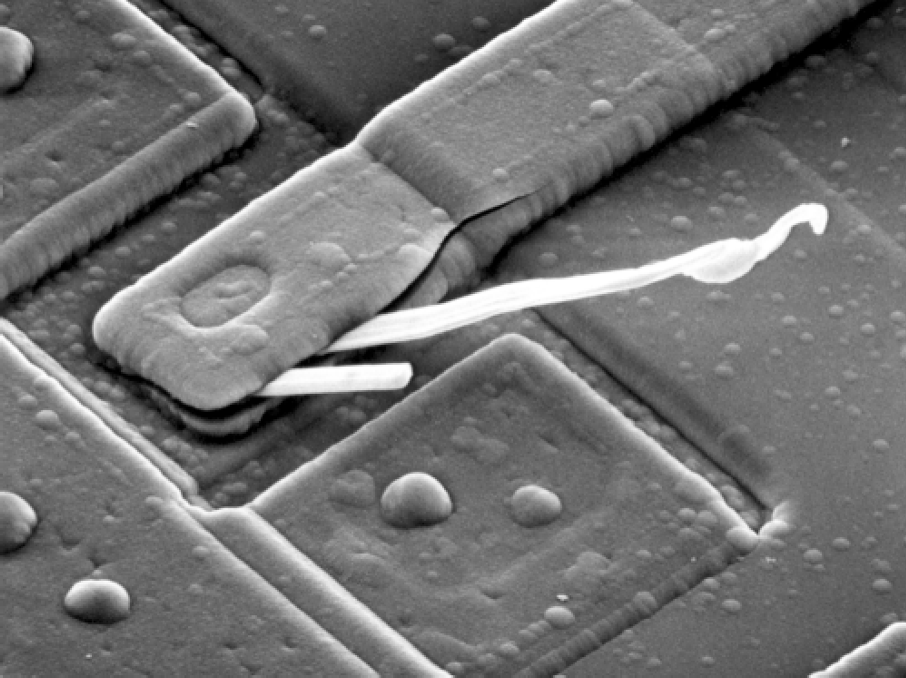
#> input picture homework/homework2/images/origin_images/Figure1.tif, 906 x 678 px, found by its file name
$ python p1a.py
#> lines starting #> are read from the running program, lines starting #| are printed output that depends on the picture
### homework/homework2/code/p1/p1_convolution.py
import numpy as np
import tqdm

def convolution(image: np, kernel: np):
    m, n = kernel.shape

    # zero padding for the image to make sure the output image has the same size as the input image
    image = np.pad(image, pad_width=1, mode='edge')
    w, h = image.shape

    output_w = w - m + 1
    output_h = h - n + 1

    output_image = np.zeros((output_w, output_h), dtype=float)

    for i in tqdm.tqdm(range(output_w)):
        for j in range(output_h):
            output_image[i, j] = np.sum(image[i:i + m, j:j + n] * kernel)

    if m < n:
        output_image = output_image[1:output_w - 1, :]
    elif m > n:
        output_image = output_image[:, 1:output_h - 1]

    return output_image

### homework/homework2/code/p1/p1_normalization.py
import numpy as np

# set the negative intensity to 0
# then normalize the image within [0, 255]

def normalization(origin_image: np.array) -> np.array:
    origin_image[origin_image < 0] = 0
    origin_image[origin_image > 255] = 255

    # normalized_image = origin_image
    maxn = np.max(np.max(origin_image))
    minn = np.min(np.min(origin_image))
    minn = 0.0
    normalized_image = (origin_image - minn) / (maxn - minn) * 255

    return normalized_image

### homework/homework2/code/p1/p1a.py
import numpy as np
import matplotlib.pyplot as plt

from p1_convolution import convolution
from p1_normalization import normalization

def show_res(origin_image, S_x_a, S_x_ab, S_y_b, S_y_ba, sharpened_x, sharpened_y):
    fig, axs = plt.subplots(2, 4)
    fig.subplots_adjust(hspace=0)

    axs[0, 0].imshow(origin_image, cmap='gray')
    axs[0, 0].set_title('origin image')
    axs[0, 0].axis('off')

    axs[0, 1].imshow(normalization(S_x_a), cmap='gray')
    axs[0, 1].set_title('S_x_a')
    axs[0, 1].axis('off')

    axs[0, 2].imshow(normalization(S_x_ab), cmap='gray')
    axs[0, 2].set_title('S_x_ab')
    axs[0, 2].axis('off')

    axs[0, 3].imshow(normalization(sharpened_x), cmap='gray')
    axs[0, 3].set_title('sharpened image')
    axs[0, 3].axis('off')

    axs[1, 0].imshow(origin_image, cmap='gray')
    axs[1, 0].set_title('origin image')
    axs[1, 0].axis('off')

    axs[1, 1].imshow(S_y_b, cmap='gray')
    axs[1, 1].set_title('S_y_b')
    axs[1, 1].axis('off')

    axs[1, 2].imshow(normalization(S_y_ba), cmap='gray')
    axs[1, 2].set_title('S_y_ba')
    axs[1, 2].axis('off')

    axs[1, 3].imshow(normalization(sharpened_y), cmap='gray')
    axs[1, 3].set_title('sharpened image')
    axs[1, 3].axis('off')

    plt.savefig('images/p1/p1a.png', dpi=300, bbox_inches='tight')

    gradient = np.sqrt(S_x_ab ** 2 + S_y_ba ** 2)

    fig, axs = plt.subplots(1, 2)

    axs[0].imshow((gradient), cmap='gray')
    axs[0].set_title('gradient')

    axs[1].imshow(normalization((gradient) + origin_image), cmap='gray')
    axs[1].set_title('sharpened image by gradient')
    plt.savefig('images/p1/p1a_gradient.png', dpi=300, bbox_inches='tight')

if __name__ == '__main__':
    origin_image = plt.imread('images/origin_images/Figure1.tif')
#> origin_image is the input picture: shape (678, 906); min 0, max 255, mean 112.6

    a = np.array([[-1], [0], [1]])
    b = np.array([[1], [2], [1]])

    S_x_a = convolution(origin_image, a)
#> after the loop in convolution, `for i in tqdm.tqdm(range(output_w)):`:
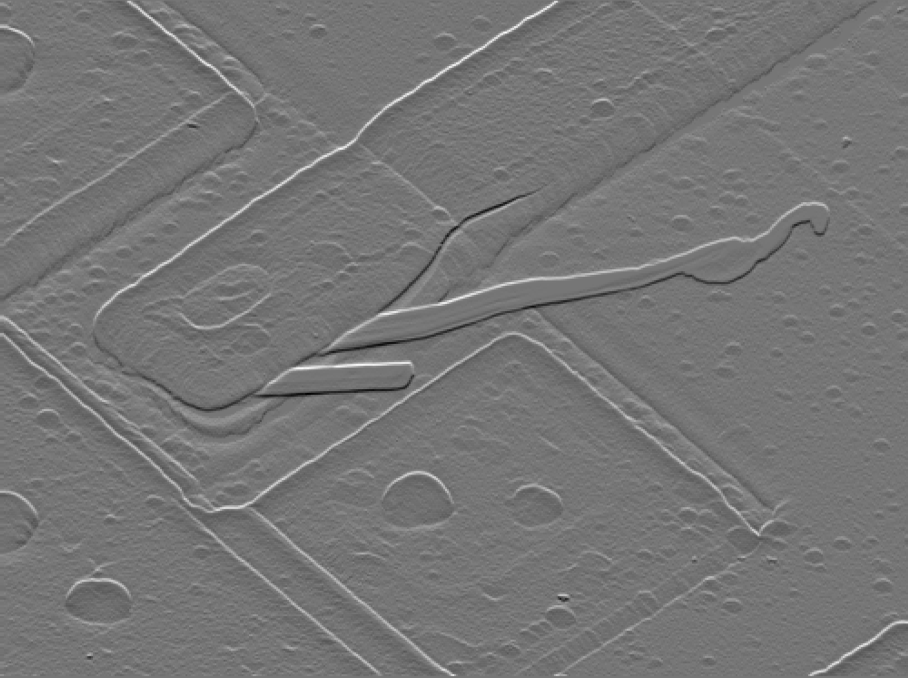
#> output_image: shape (678, 908) float64; min -133, max 154, mean 0; drawn with min black and max white
    S_x_ab = convolution(S_x_a, b.T)

    S_y_b = convolution(origin_image, b)
    S_y_ba = convolution(S_y_b, a.T)
#> after the loop in convolution (call 4), `for i in tqdm.tqdm(range(output_w)):`:
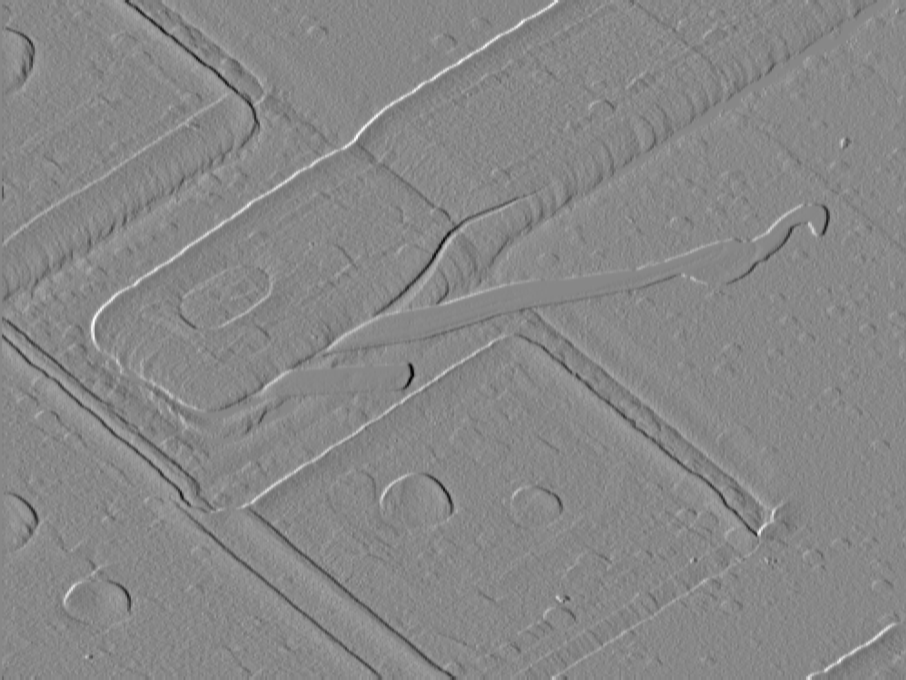
#> output_image: shape (680, 906) float64; min -482, max 423, mean -0.1; drawn with min black and max white

    sharpened_x = origin_image + normalization(S_x_ab)
#> in normalization, `origin_image[origin_image > 255] = 255`:
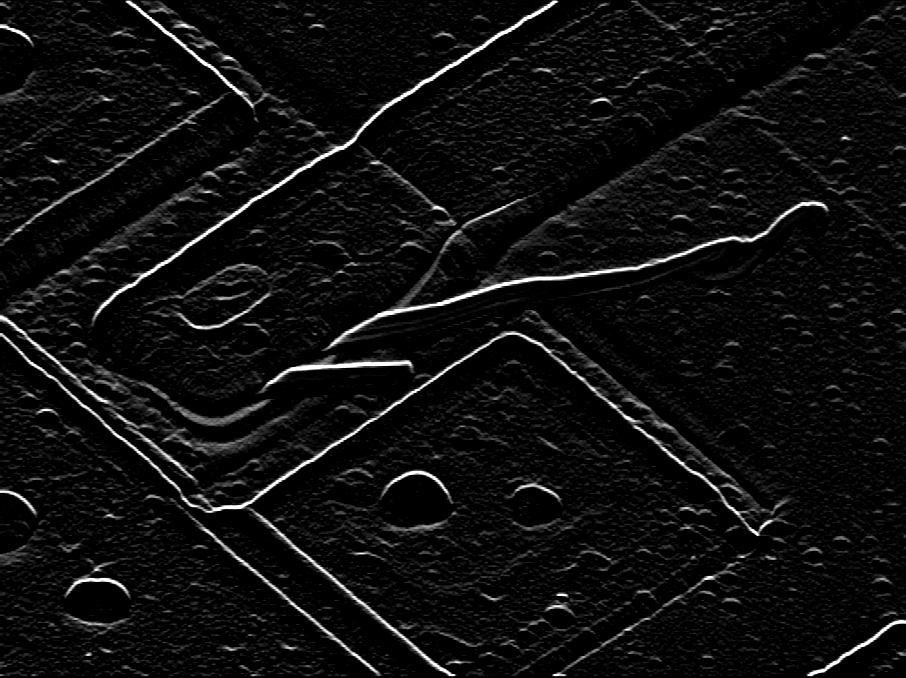
#> origin_image: shape (678, 906) float64; min 0, max 255, mean 14.8
#> in normalization, `maxn = np.max(np.max(origin_image))`: maxn = 255
#> in normalization, `minn = np.min(np.min(origin_image))`: minn = 0
    sharpened_y = origin_image + normalization(S_y_ba)
#> in normalization (call 2), `origin_image[origin_image > 255] = 255`:
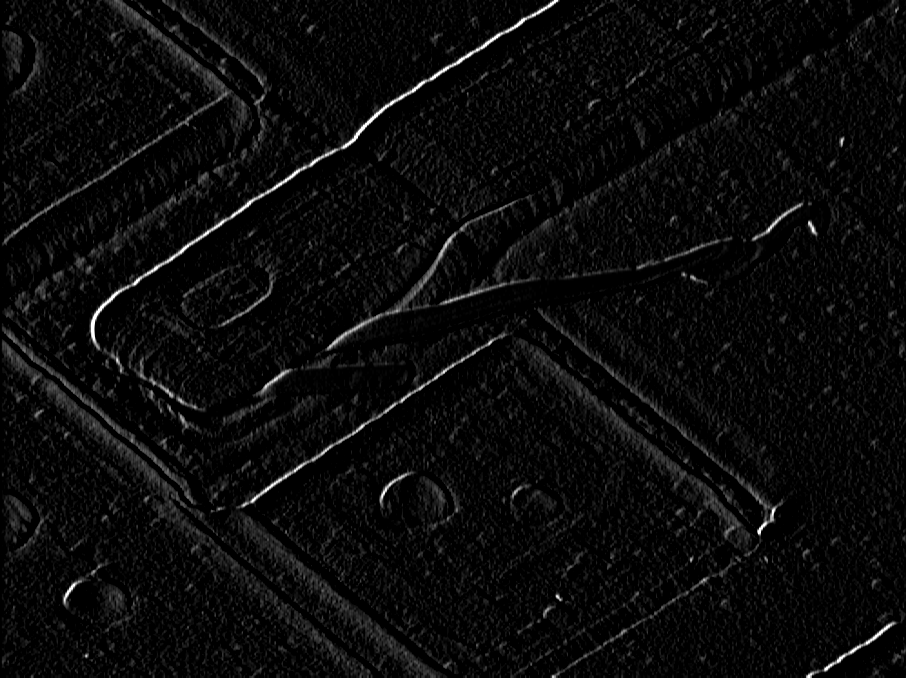
#> origin_image: shape (678, 906) float64; min 0, max 255, mean 10.8
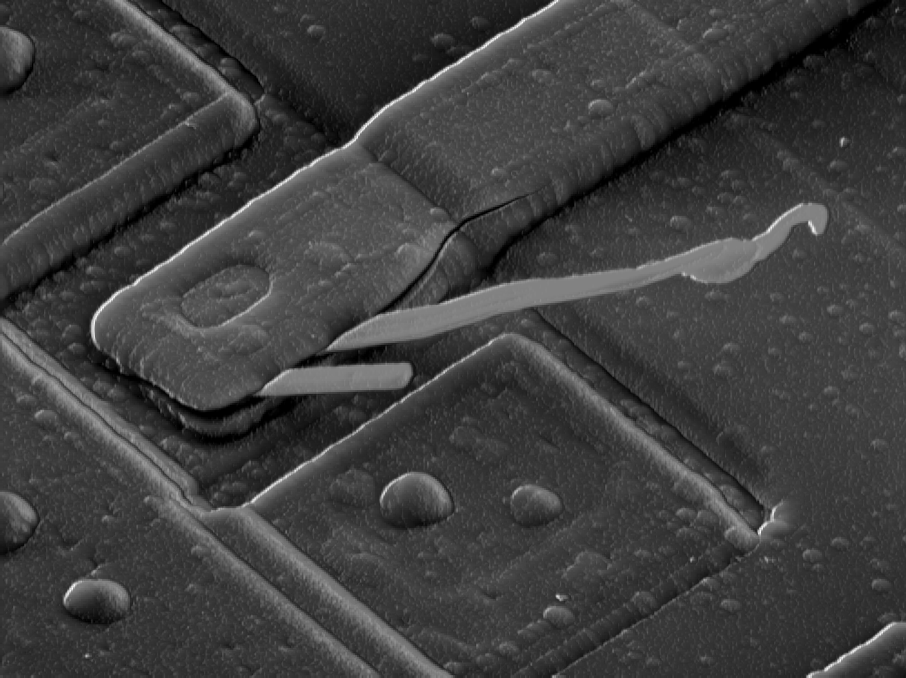
#> sharpened_y: shape (678, 906) float64; min 0, max 497, mean 123.4; drawn with min black and max white

    show_res(origin_image, S_x_a, S_x_ab, S_y_b, S_y_ba, sharpened_x, sharpened_y)
#> in normalization (call 3), `origin_image[origin_image < 0] = 0`:
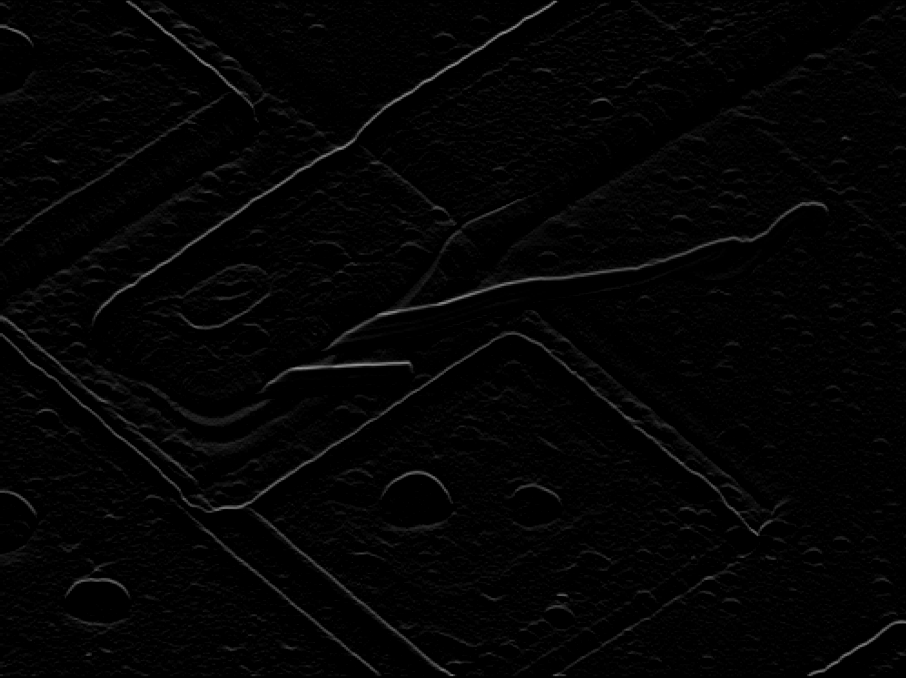
#> origin_image: shape (678, 906) float64; min 0, max 154, mean 4
#> in normalization (call 3), `maxn = np.max(np.max(origin_image))`: maxn = 154
#> in normalization (call 8), `origin_image[origin_image > 255] = 255`:
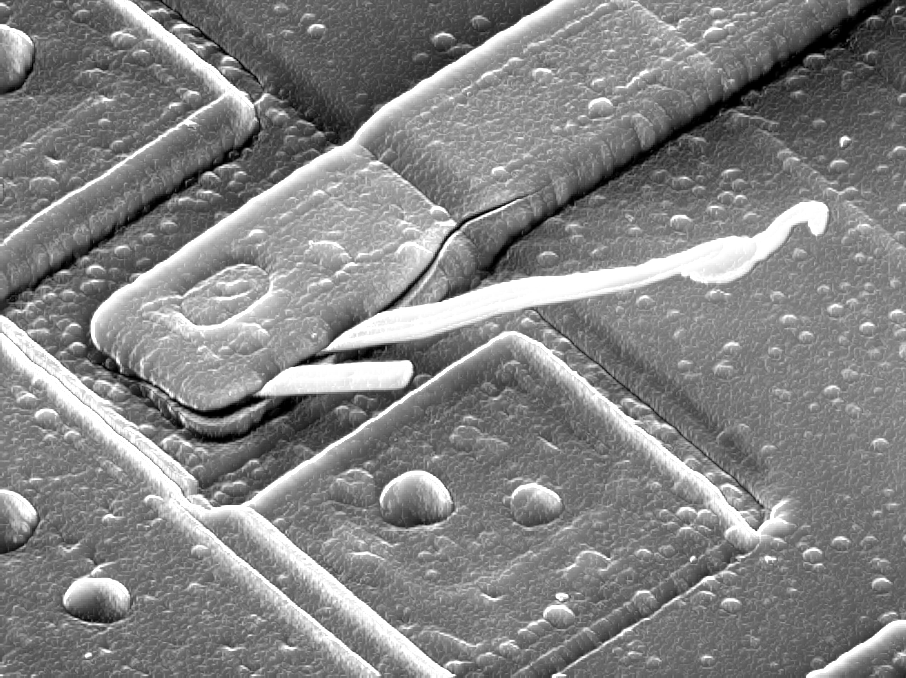
#> origin_image: shape (678, 906) float64; min 0, max 255, mean 131.7
